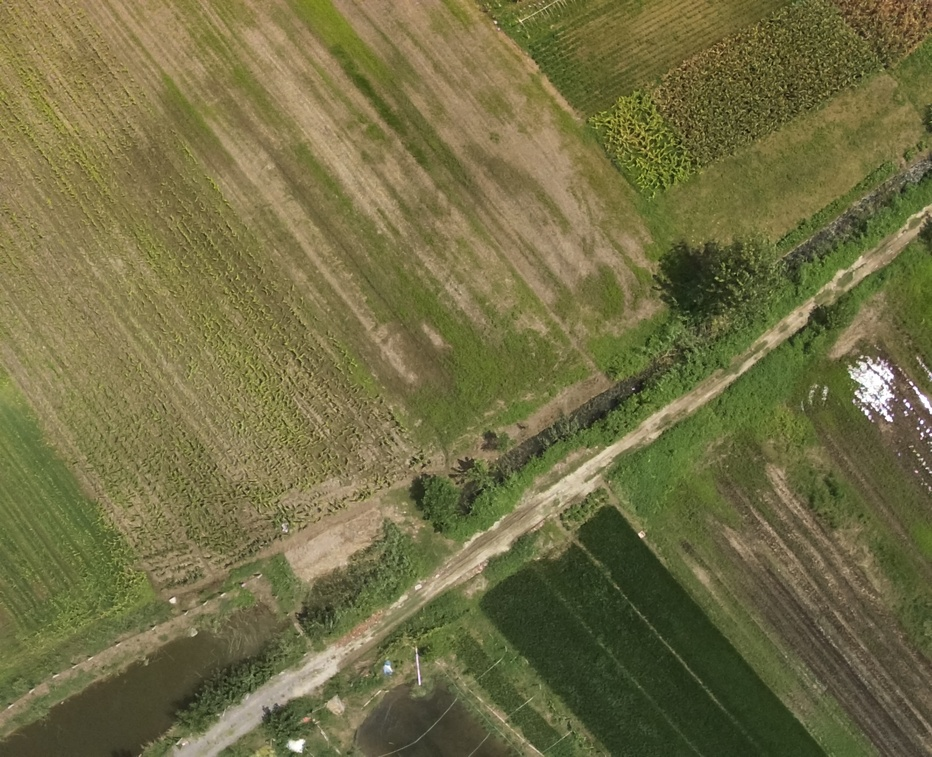
#> input picture resources/DJI_0020.JPG, 932 x 757 px, shrunk from 1600 x 1300 before the run
$ jupyter execute harris.ipynb   (older library calls are emulated)
#> lines starting #> are read from the running program, lines starting #| are printed output that depends on the picture; after the words box and inside, x2 and y2 are one past the last pixel; in counts of white or black regions, pixels touching at a corner belong together
[cell 1]
import cv2
import numpy as np
import matplotlib.pyplot as plt

[cell 2]
def harris(img, ksize=3, k=0.04):
    """

    :param img: input_img
    :param ksize: size of sobel kernal
    :param k: k of R
    """
    threhold = 0.005
    h, w = img.shape[:2]
    # 计算在x和y方向的梯度
    grads = np.zeros((h, w, 2), dtype=np.float32)
    grads[:, :, 0] = cv2.Sobel(img, cv2.CV_16S, 1, 0, ksize)
    grads[:, :, 1] = cv2.Sobel(img, cv2.CV_16S, 0, 1, ksize)

    # 计算Ix^2,IxIy,Iy^2
    m = np.zeros((h, w, 3), dtype=np.float32)
    m[:, :, 0] = grads[:, :, 0] ** 2
    m[:, :, 1] = grads[:, :, 1] ** 2
    m[:, :, 2] = grads[:, :, 0] * grads[:, :, 1]

    # 计算每个图像的M 矩阵 ，M=w(x,y)grads
    # 对梯度进行高斯滤波处理
    m[:, :, 0] = cv2.GaussianBlur(m[:, :, 0], (3, 3), sigmaX=2)
    m[:, :, 1] = cv2.GaussianBlur(m[:, :, 1], (3, 3), sigmaX=2)
    m[:, :, 2] = cv2.GaussianBlur(m[:, :, 2], (3, 3), sigmaX=2)
    M = [np.array([[m[i, j, 0], m[i, j, 2]], [m[i, j, 2], m[i, j, 1]]]) for i in range(h) for j in range(w)]
    M = np.array(M)

    # 计算特征值和R
    D, T = list(map(np.linalg.det, M)), list(map(np.trace, M))
    R = np.array([d - k * t ** 2 for d, t in zip(D, T)])
    R = np.reshape(R, (h, w))
    # 获取最大值
    R_max = R.max()
    corner = np.zeros_like(R, dtype=np.float32)
    for i in range(h):
        for j in range(w):
            # 进行阈值检测
            if R[i, j] > R_max * threhold:
                corner[i, j] = 255

    return corner

[cell 3]
filename = r"../resources/DJI_0020.JPG"
img1 = cv2.imread(filename)
#> img1 is the input picture: shape (757, 932, 3); mean B, G, R 68.5, 110.1, 114
img2 = img1.copy()[:500,:500,:]
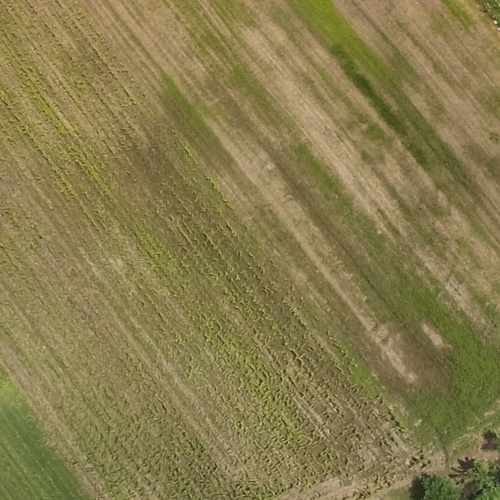
#> img2: shape (500, 500, 3); mean B, G, R 78.1, 124.3, 135.4
gray = cv2.cvtColor(img2, cv2.COLOR_BGR2GRAY)
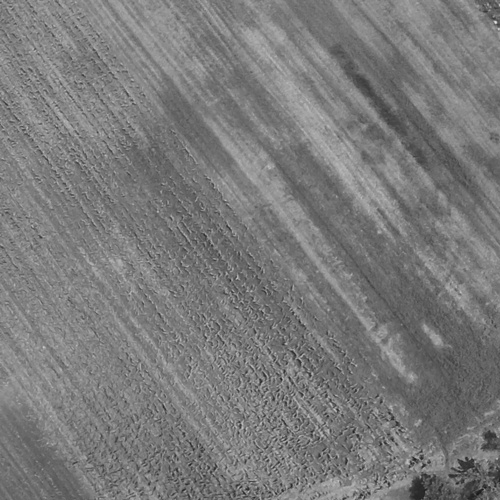
#> gray: shape (500, 500); min 22, max 228, mean 122.4
gray = np.float32(gray)

[cell 4]
dst = cv2.cornerHarris(gray, 2, 3, 0.04)
dst = cv2.dilate(dst, None)
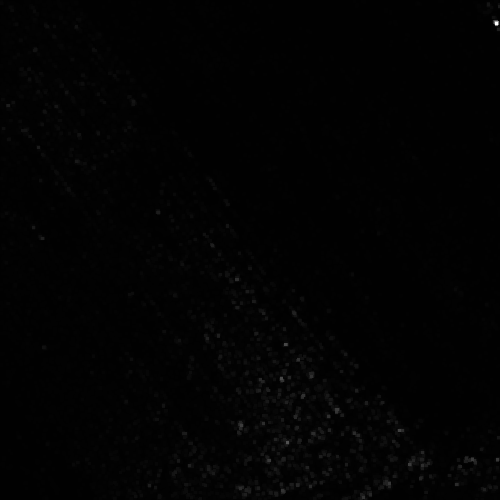
#> dst: shape (500, 500) float32; min -165815.9, max 22495418, mean 98229.8; drawn with min black and max white

img2[dst > 0.01 * dst.max()] = [0, 0, 255]
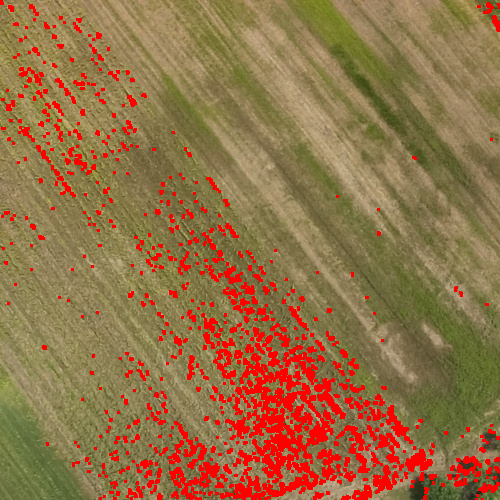
#> img2: shape (500, 500, 3); 10.13% of pixels changed, all inside (x1, y1, x2, y2) = (0, 0, 500, 500)
cv2.imwrite("../resources/result/harris_opencv.jpg", img2)
#> Out = True

[cell 5]
# 使用自定义的harris函数
dst = harris(gray)
#> in harris, `m[:, :, 2] = grads[:, :, 0] * grads[:, :, 1]`:
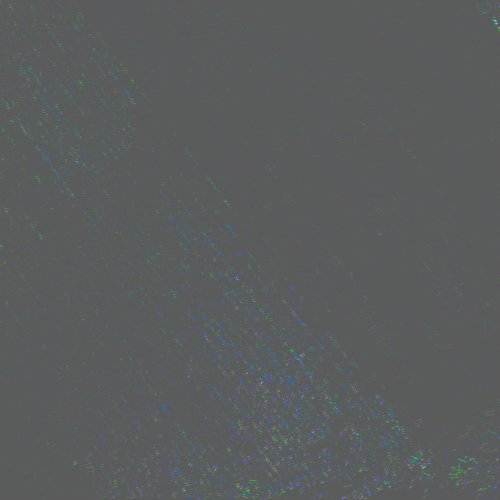
#> m: shape (500, 500, 3) float32; mean of channels 0, 1, 2 3743.1, 2906.9, -667.5; drawn with min black and max white
#> in harris, `m[:, :, 1] = cv2.GaussianBlur(m[:, :, 1], (3, 3), sigmaX=2)`:
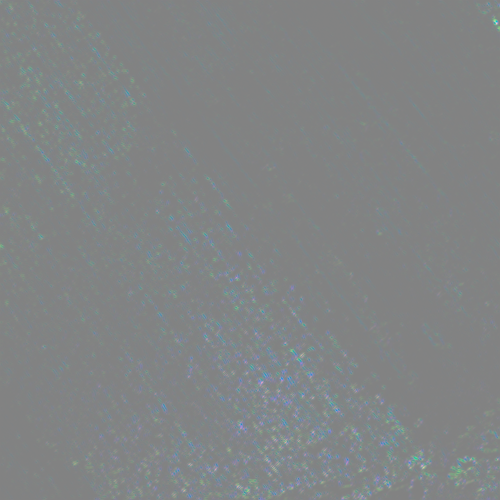
#> m: shape (500, 500, 3) float32; mean of channels 0, 1, 2 3745.5, 2910.2, -667.5; drawn with min black and max white
#> in harris, `M = [np.array([[m[i, j, 0], m[i, j, 2]], [m[i, j, 2], m[i, j, 1]]]) fo..`: M = 250000 items
#> in harris, `R_max = R.max()`: R_max = 6.28e+09
#> after the loop in harris, `for i in range(h):`:
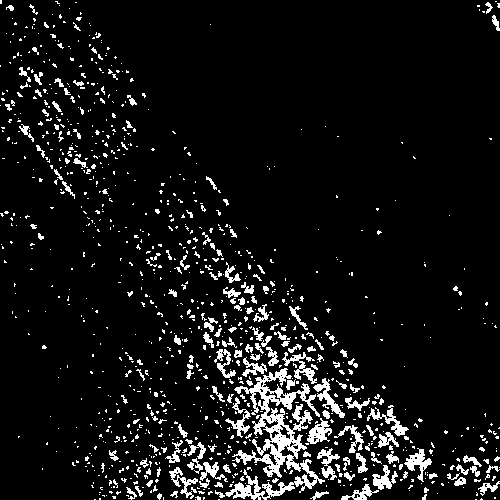
#> corner: shape (500, 500) float32; 7.8% white; 1062 white regions (899 under 20 px), largest, box (x1, y1, x2, y2) and area: (225, 368, 325, 500) 4093, (313, 378, 345, 418) 363, (282, 352, 317, 384) 353
print(dst.shape)
#| (500, 500)
# 对R分数进行检测，相当于两次阈值检测
img2[dst > 0.005 * dst.max()] = [0, 0, 255]
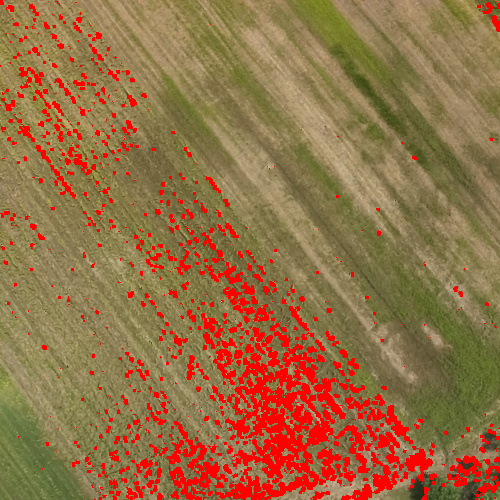
#> img2: shape (500, 500, 3); 1.09% of pixels changed, all inside (x1, y1, x2, y2) = (0, 1, 500, 500)
cv2.imwrite("../resources/result/harris.jpg", img2)
#> Out = True

设定角点数目和质量来寻找角点
cv2.goodFeaturesToTrack()

[cell 6]
corners=cv2.goodFeaturesToTrack(gray,50,0.01,10)
#> corners = 50 rows, first 8: [496, 22], [456, 483], [282, 490], [386, 483], [301, 396], [469, 459], [421, 458], [285, 343]
# 返回的结果是[[ 311., 250.]] 两层括号的数组
corners = np.int0(corners)
for i in corners:
    x,y=i.ravel()
    cv2.circle(img1,(x,y),3,255,-1)
#> this loop made 50 passes
#> (x, y) on passes 1 to 12: (496, 22), (456, 483), (282, 490), (386, 483), (301, 396), (469, 459), (421, 458), (285, 343), (240, 423), (237, 278), (245, 489), (293, 312)
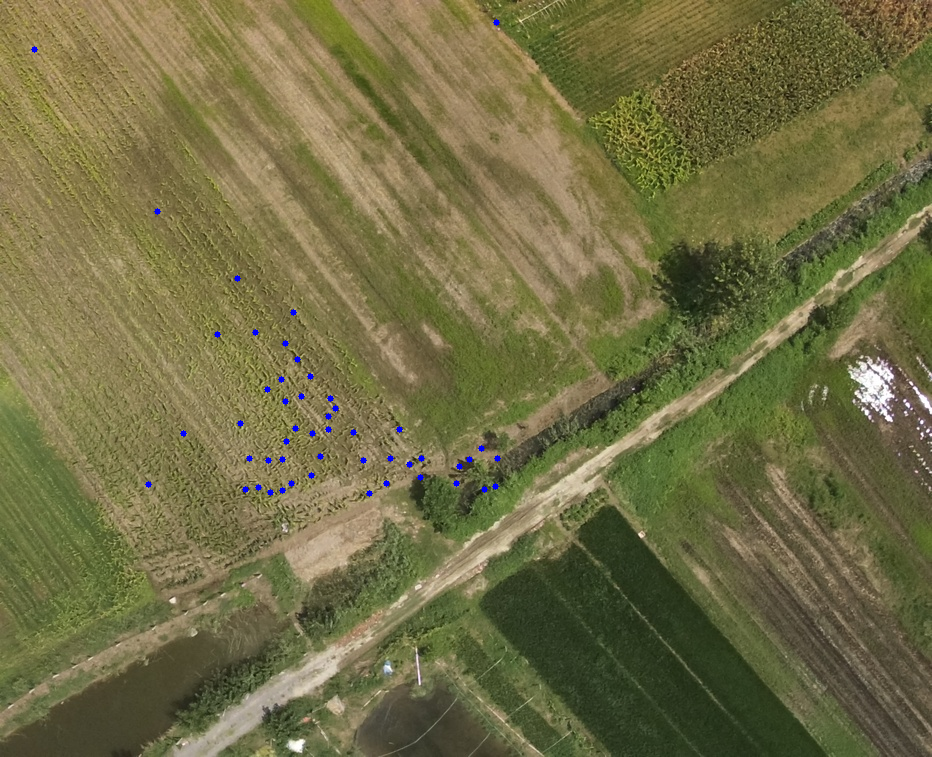
#> img1: shape (757, 932, 3); 0.21% of pixels changed, all inside (x1, y1, x2, y2) = (31, 19, 501, 497)

$ run again, with resources/DJI_0040.JPG copied over resources/DJI_0020.JPG
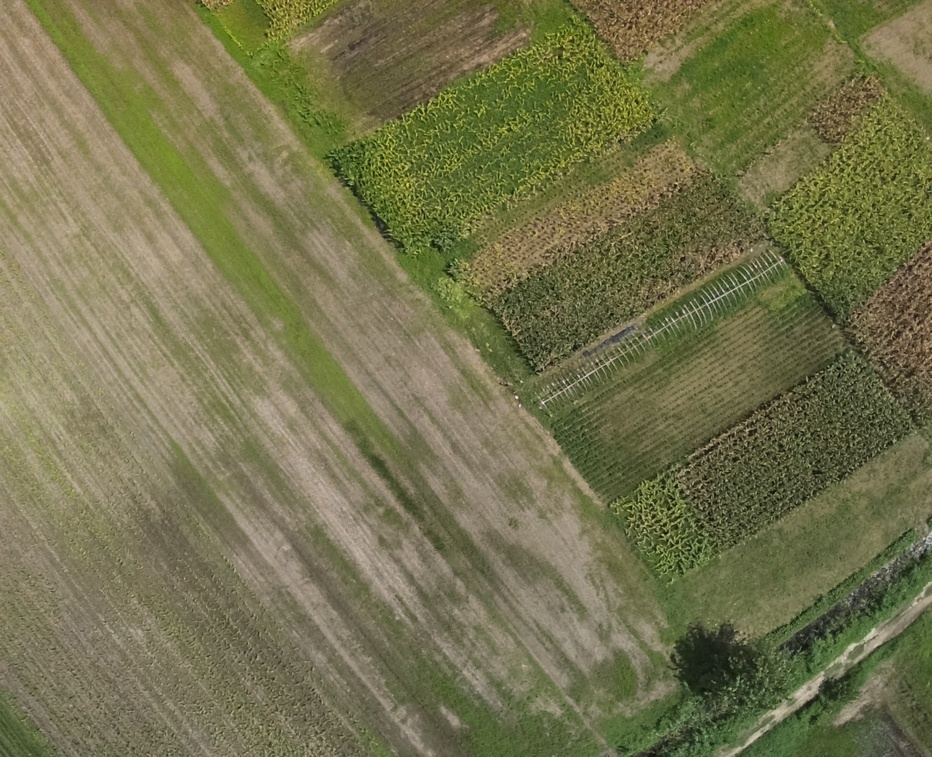
#> input picture resources/DJI_0040.JPG, 932 x 757 px, shrunk from 1600 x 1300 before the run
#> img1 is the input picture: shape (757, 932, 3); mean B, G, R 77.8, 115.1, 116.8
#> `cv2.imwrite("../resources/result/harris_opencv.jpg", img2)`: Out = True
#> M = 250000 items
#> R_max = 3.13e+09
#> after the loop in harris, `for i in range(h):`:
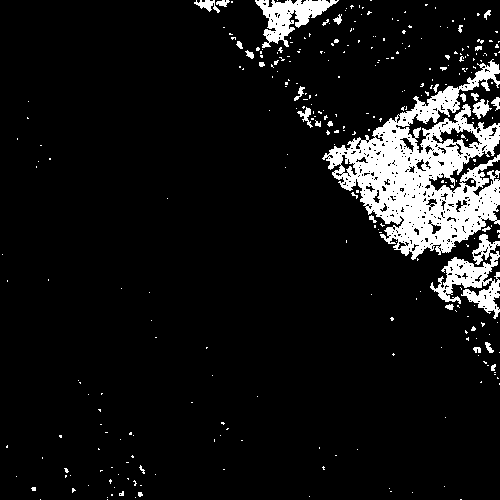
#> corner: shape (500, 500) float32; 8.7% white; 299 white regions (269 under 20 px), largest, box (x1, y1, x2, y2) and area: (322, 59, 500, 260) 15167, (430, 234, 500, 319) 2313, (255, 0, 339, 48) 1702
#| (500, 500)
#> `cv2.imwrite("../resources/result/harris.jpg", img2)`: Out = True
#> corners = 50 rows, first 8: [408, 183], [426, 155], [426, 173], [454, 124], [389, 139], [443, 168], [274, 9], [382, 158]
#> the loop `for i in corners:` made 50 passes
#> after the loop `for i in corners:`:
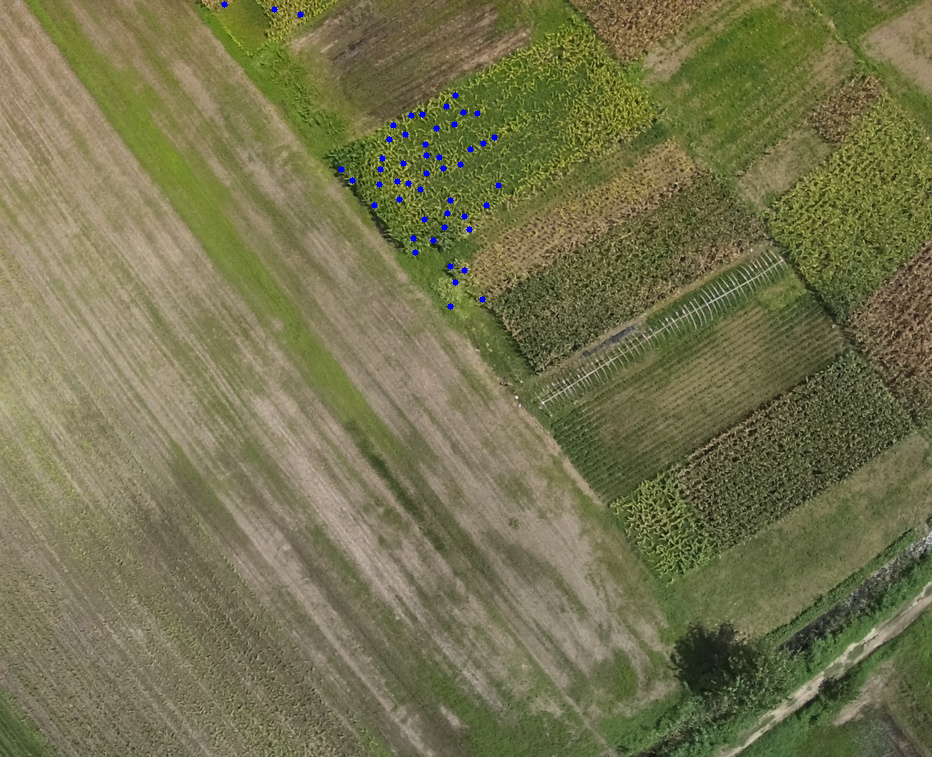
#> img1: shape (757, 932, 3); 0.21% of pixels changed, all inside (x1, y1, x2, y2) = (221, 1, 502, 310)

$ run again, with resources/1.jpg copied over resources/DJI_0020.JPG
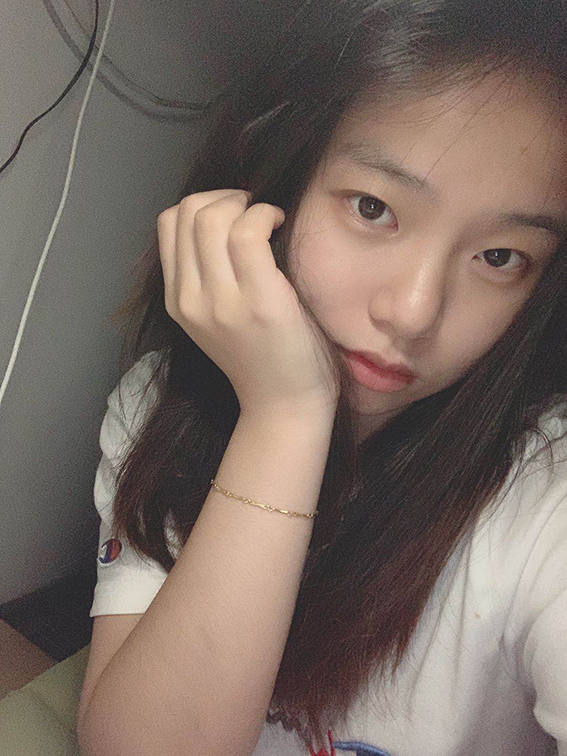
#> input picture resources/1.jpg, 567 x 756 px
#> img1 is the input picture: shape (756, 567, 3); mean B, G, R 99.9, 108.2, 122.9
#> `cv2.imwrite("../resources/result/harris_opencv.jpg", img2)`: Out = True
#> M = 250000 items
#> R_max = 5.41e+09
#> after the loop in harris, `for i in range(h):`:
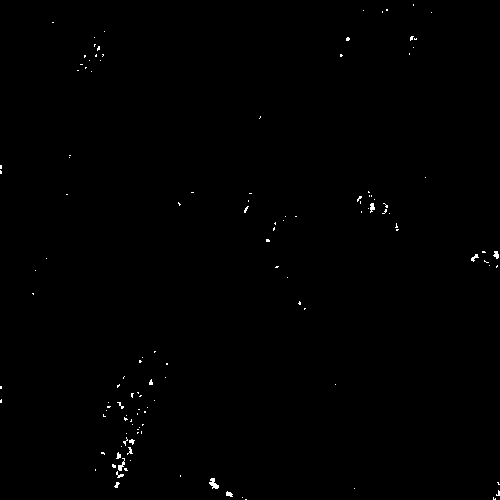
#> corner: shape (500, 500) float32; 0.33% white in thin lines or dots
#| (500, 500)
#> `cv2.imwrite("../resources/result/harris.jpg", img2)`: Out = True
#> corners = 50 rows, first 8: [372, 207], [496, 255], [268, 240], [212, 479], [473, 258], [113, 465], [246, 208], [276, 266]
#> the loop `for i in corners:` made 50 passes
#> after the loop `for i in corners:`:
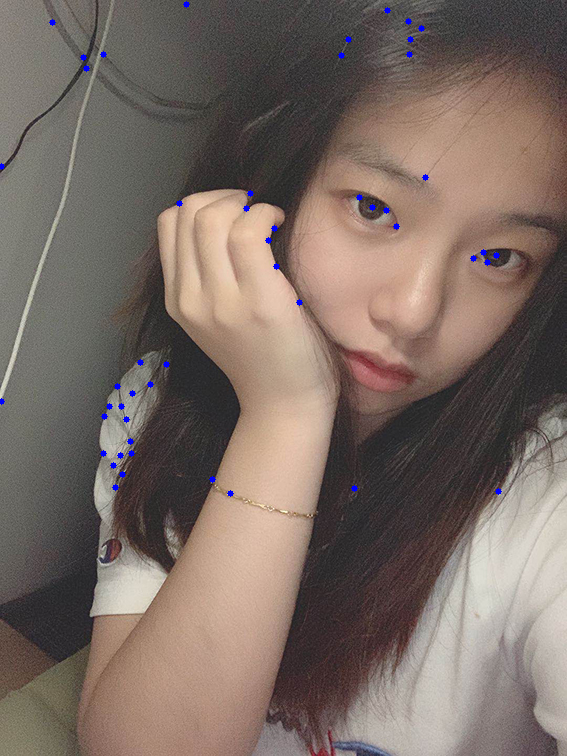
#> img1: shape (756, 567, 3); 0.34% of pixels changed, all inside (x1, y1, x2, y2) = (0, 1, 502, 497)
